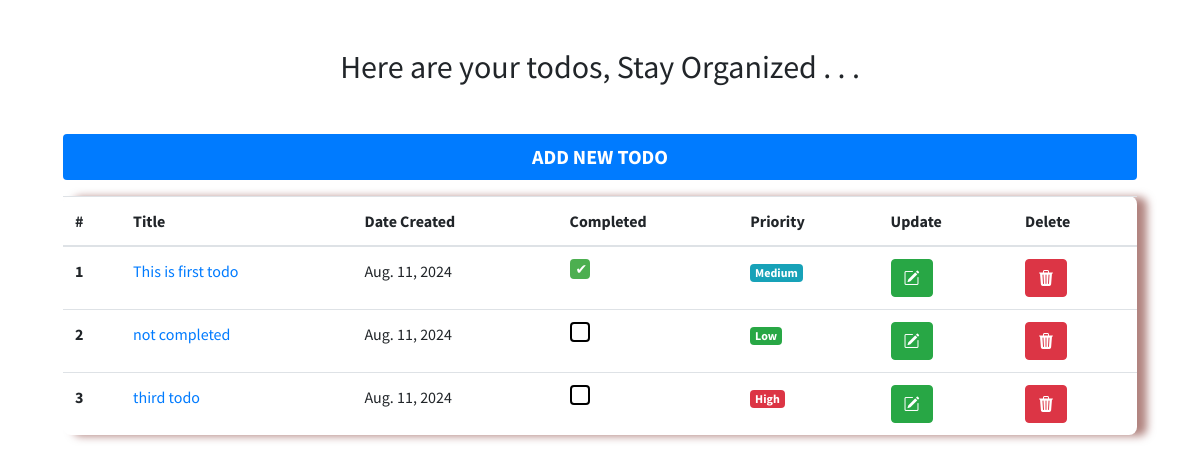
The app's page /, older data.
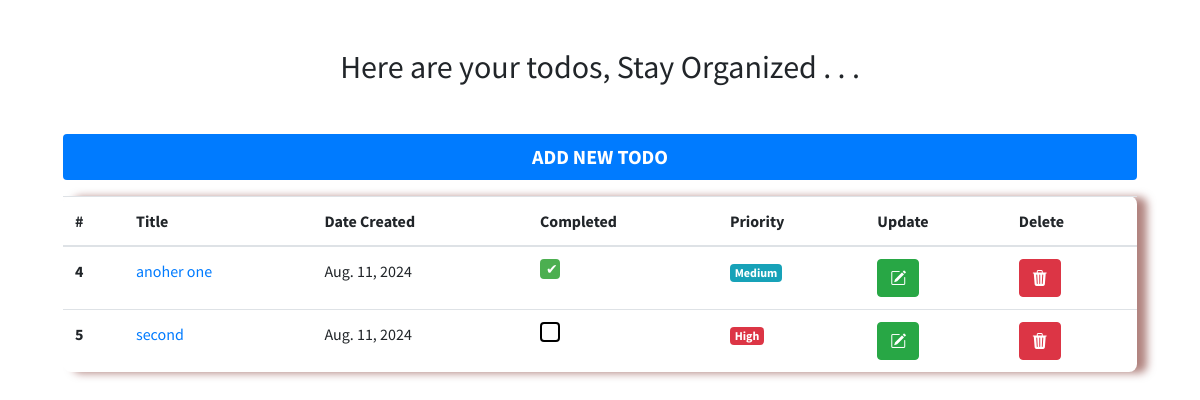
The same page, newer data.
### todoApp/models.py (models this page shows, shortened)
class TodoModel(models.Model):
    title = models.CharField(max_length=100)
    date_created = models.DateTimeField(auto_now_add=True)
    description = models.TextField(max_length=1000)
    completed = models.BooleanField(default=False)
    priority = models.CharField(max_length=1, choices=priorities)

### todoApp/views.py (the view)
# urls.py: path('', views.index, name='index'),
def index(request):
    todos = TodoModel.objects.all()
    context = {
        'todos': todos
    }
    return render(request, 'todoApp/index.html', context)

### templates/todoApp/index.html (shortened to what this page needs)
{% extends 'todoApp/base.html' %}
{% block content %}
<div class="row mx-5">
    <div class="col my-5">
        <h2 class="text-center mb-5">Here are your todos, Stay Organized . . .</h2>
        <a href="{% url 'create_todo' %}" class="btn btn-primary mb-3 btn-lg btn-block ">Add New Todo</a>
        <table class="table">
            <thead>
            <tr>
                <th scope="col">#</th>
                <th scope="col">Title</th>
                <th scope="col">Date Created</th>
                <th scope="col">Completed</th>
                <th scope="col">Priority</th>
                <th scope="col">Update</th>
                <th scope="col">Delete</th>
            </tr>
            </thead>
            <tbody>
            {% for todo in todos %}
            <tr>
                <th scope="row">{{ todo.id }}</th>
                <td>
                    <a href="{% url 'detail' todo.id %}">
                        {{ todo.title }}
                    </a>
                </td>
                <td>{{ todo.date_created|date }}</td>
                <td>
                    <input type="checkbox" class="checkbox-btn" {% if todo.completed %} checked {% endif %} disabled>
                </td>
                {% if todo.priority == 'H' %}
                <td><span class="badge badge-danger">High</span></td>
                {% elif todo.priority == 'M' %}
                <td><span class="badge badge-info">Medium</span></td>
                {% elif todo.priority == 'L' %}
                <td><span class="badge badge-success">Low</span></td>
                {% else %}
                <td><span class="badge badge-info">None</span></td>
                {% endif %}
                <td>
                    <a href="{% url 'update_todo' id=todo.id %}">
                        <i class="bi bi-pencil-square btn btn-success"></i>
                    </a>
                </td>
                <td>
                    <a href="{% url 'delete_todo' id=todo.id %}">
                        <i class="bi bi-trash3-fill btn btn-danger"></i>
                    </a>
                </td>
            </tr>
            {% endfor %}
            </tbody>
        </table>
    </div>
</div>
{% endblock %}

### templates/todoApp/base.html (shortened to what this page needs)
{% load static %}
<!doctype html>
<html lang="en">
<head>
    <link rel="stylesheet" href="https://cdn.jsdelivr.net/npm/bootstrap@4.0.0/dist/css/bootstrap.min.css"
>
    <link rel="stylesheet" href="https://cdn.jsdelivr.net/npm/bootstrap-icons@1.11.3/font/bootstrap-icons.min.css">
    <link rel="stylesheet" href="{% static 'css/styles.css' %}">
</head>
<body>
{% block content %}
{% endblock %}
</body>
</html>

### static/css/styles.css (style rules this page uses)
*, *:before, *:after { box-sizing: border-box; }
body { font-family: 'Source Sans Pro', sans-serif; margin: 0; padding: 0; background-color: $color-background; color: $color-text; }
.checkbox-btn { color:red; }
.table { width: 100%; border: 1px solid $color-form-highlight; box-shadow: 10px 1px 8px rgba(100, 10, 0, 0.5); border-radius: 8px; }
input[type="checkbox"] { appearance: none; -webkit-appearance: none; -moz-appearance: none; width: 20px; height: 20px; border: 2px solid #000; border-radius: 4px; position: relative; cursor: not-allowed; }
input[type="checkbox"]:checked { background-color: #4CAF50; border-color: #4CAF50; }
input[type="checkbox"]:checked::after { content: '✔'; position: absolute; left: 4px; top: -2px; color: white; font-size: 14px; }

Row changes from the older to the newer data that the page shows:
removed TodoModel: id "1", title "This is first todo", date_created "Aug. 11, 2024", completed "☑", priority "Medium"
removed TodoModel: id "2", title "not completed", date_created "Aug. 11, 2024", priority "Low"
removed TodoModel: id "3", title "third todo", date_created "Aug. 11, 2024", priority "High"
added TodoModel: id "4", title "anoher one", date_created "Aug. 11, 2024", completed "☑", priority "Medium"
added TodoModel: id "5", title "second", date_created "Aug. 11, 2024", priority "High"
